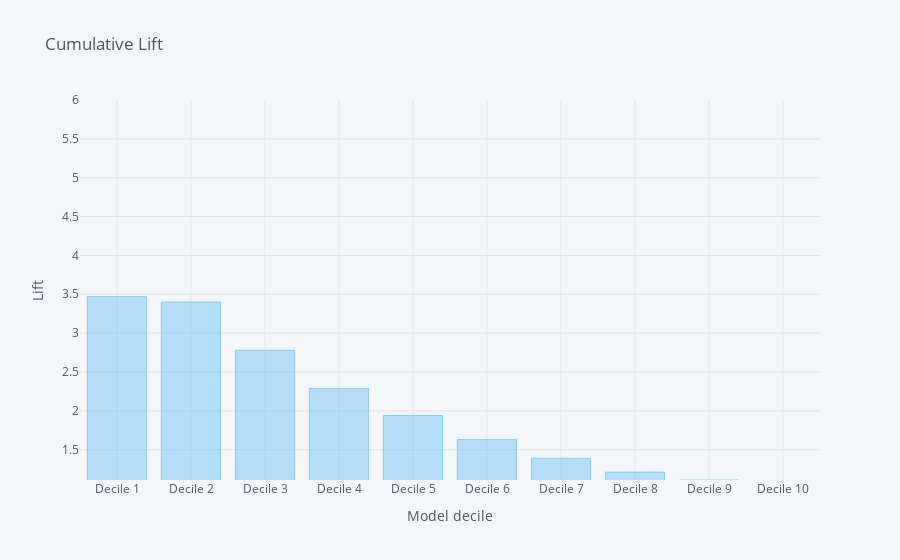

Here is the notebook cell this chart was saved with:
### Code cell
MLift[['cmltv_lift']].iplot(kind='bar',color='LightSkyBlue',yTitle='Lift',xTitle='Model decile', title='Cumulative Lift', yrange=[1.11, 6])

### Figure 1 — Plotly figure (JSON) as saved in the notebook; plotly's stock layout.template omitted (floating-point values rounded to 4 significant figures)
{"data": [{"marker": {"color": "rgba(135, 206, 250, 0.6)", "line": {"color": "rgba(135, 206, 250, 1.0)", "width": 1}}, "name": "cmltv_lift", "orientation": "v", "text": "", "type": "bar", "x": ["Decile 1", "Decile 2", "Decile 3", "Decile 4", "Decile 5", "Decile 6", "Decile 7", "Decile 8", "Decile 9", "Decile 10"], "y": [3.47, 3.4, 2.78, 2.29, 1.94, 1.63, 1.39, 1.21, 1.11, 1.01]}], "layout": {"legend": {"bgcolor": "#F5F6F9", "font": {"color": "#4D5663"}}, "paper_bgcolor": "#F5F6F9", "plot_bgcolor": "#F5F6F9", "title": {"font": {"color": "#4D5663"}, "text": "Cumulative Lift"}, "xaxis": {"gridcolor": "#E1E5ED", "showgrid": true, "tickfont": {"color": "#4D5663"}, "title": {"font": {"color": "#4D5663"}, "text": "Model decile"}, "zerolinecolor": "#E1E5ED"}, "yaxis": {"gridcolor": "#E1E5ED", "range": [1.11, 6], "showgrid": true, "tickfont": {"color": "#4D5663"}, "title": {"font": {"color": "#4D5663"}, "text": "Lift"}, "zerolinecolor": "#E1E5ED"}}}
